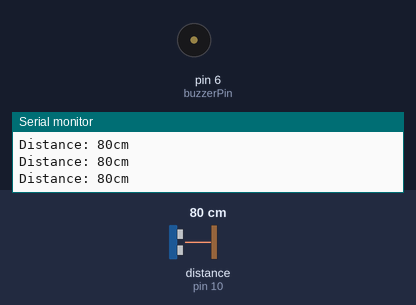
The sketch below on a simulated Arduino Uno, built with avr-gcc and run on an emulated ATmega328P. On the bench: buzzer (waves = sounding), the last lines printed to the serial monitor. Wiring (inferred from the names in the program): ultrasonic range finder: trigger pin 11; echo pin 10. Inputs (shaded band) come from the test bench; at power-on: distance to the obstacle (sensor on pin 10) 80 cm. The echo pulse lasts 58.3 µs per cm.

Above: at 1.2 s.
1.3 s: distance to the obstacle (sensor on pin 10) set to 13 cm
2.8 s: distance to the obstacle (sensor on pin 10) set to 10 cm
At 3.22 s:
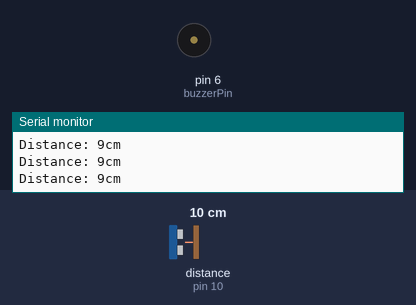
5.8 s: distance to the obstacle (sensor on pin 10) set to 5 cm
8.8 s: distance to the obstacle (sensor on pin 10) set to 2 cm
At 10.2 s:
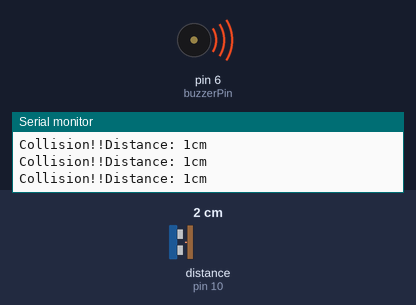
13.9 s: distance to the obstacle (sensor on pin 10) set to 204 cm
15.4 s: distance to the obstacle (sensor on pin 10) set to 198 cm
At 16.1 s:
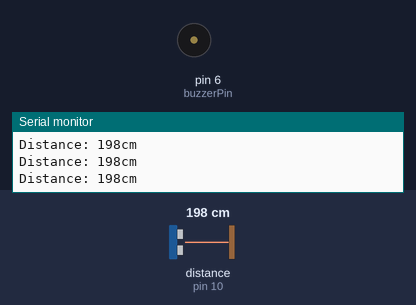
Timing chart, 0 to 18.0 s (numbered marks = the images above; inputs shaded):
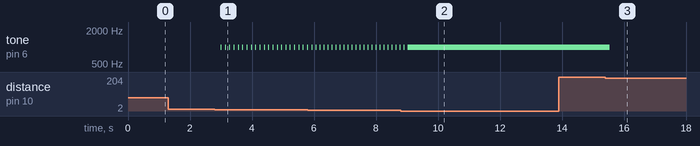

Measured:
- the behaviour switches between 12 and 11 cm on distance to the obstacle (sensor on pin 10) (found by bisection; images 0 and 1)
- the behaviour switches between 4 and 3 cm on distance to the obstacle (sensor on pin 10) (found by bisection; images 1 and 2)
- after the input at 2.8 s, tone on pin 6 (buzzerPin): alternates 1000 Hz for 0.02 s and silent for 0.12 s, starting after 0.20 s
- after the input at 8.8 s, tone on pin 6 (buzzerPin): goes on until 9.0 s, then stays 1000 Hz
- after the input at 15.4 s, tone on pin 6 (buzzerPin): 1000 Hz → silent after 0.15 s

The sketch:

Distance_beep.ino
```cpp
const int trigPin = 11;
const int echoPin = 10;
int buzzerPin = 6; //Define buzzerPin
int delayms=25;

void setup() {
  Serial.begin(115200);
  pinMode(buzzerPin, OUTPUT);
}

void loop()
{
  long duration,cm;
  pinMode(trigPin, OUTPUT);
  digitalWrite(trigPin, LOW);
  delayMicroseconds(2);
  digitalWrite(trigPin, HIGH);
  delayMicroseconds(10);
  digitalWrite(trigPin, LOW);
  pinMode(echoPin, INPUT);
  duration = pulseIn(echoPin, HIGH);
  cm = microsecondsToCentimeters(duration);
  Serial.print("Distance: ");
  Serial.print(cm);
  Serial.print("cm");
  Serial.println();
  delay(100);
  if(cm>=3 && cm<=10){
    noTone(buzzerPin);
    beep(cm+10);
  }
  else if(cm>10 && cm<=200){noTone(buzzerPin);}
  else{
    tone(buzzerPin,1000);
    Serial.print("Collision!!");
  }
}

long microsecondsToCentimeters(long microseconds)
{
  return microseconds / 29 / 2;
}

void beep(unsigned char delayms) { //creating function
  tone(buzzerPin, 1000); //Setting pin to high
  delay(delayms); //Delaying
  noTone(buzzerPin); //Setting pin to LOW
  delay(delayms); //Delaying
}
```
